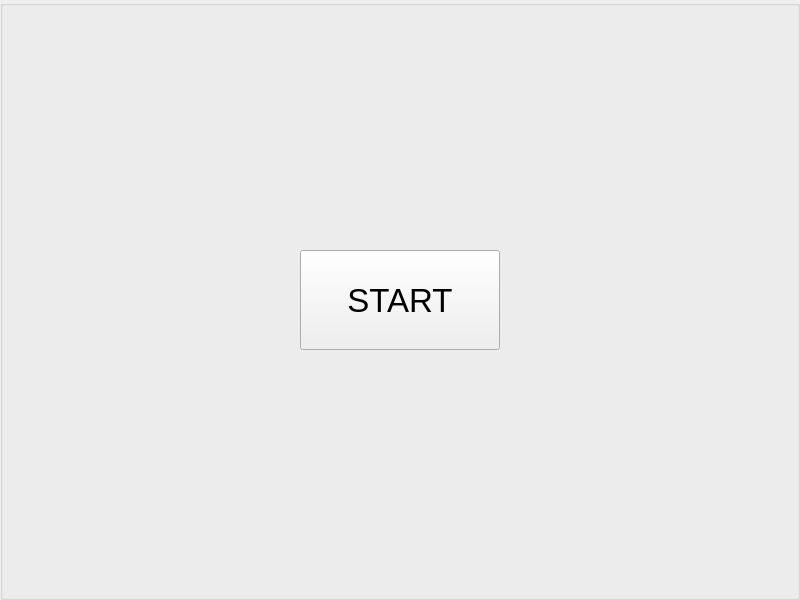
<?xml version="1.0" encoding="UTF-8"?>
<ui version="4.0">
 <class>Widget</class>
 <widget class="QWidget" name="Widget">
  <property name="geometry">
   <rect>
    <x>0</x>
    <y>0</y>
    <width>800</width>
    <height>600</height>
   </rect>
  </property>
  <property name="windowTitle">
   <string>Expert system</string>
  </property>
  <property name="autoFillBackground">
   <bool>true</bool>
  </property>
  <widget class="QGroupBox" name="Start">
   <property name="geometry">
    <rect>
     <x>0</x>
     <y>0</y>
     <width>800</width>
     <height>600</height>
    </rect>
   </property>
   <property name="autoFillBackground">
    <bool>true</bool>
   </property>
   <property name="title">
    <string/>
   </property>
   <widget class="QPushButton" name="startButton">
    <property name="geometry">
     <rect>
      <x>300</x>
      <y>250</y>
      <width>200</width>
      <height>100</height>
     </rect>
    </property>
    <property name="font">
     <font>
      <pointsize>25</pointsize>
     </font>
    </property>
    <property name="text">
     <string>START</string>
    </property>
   </widget>
  </widget>
  <widget class="QGroupBox" name="Question">
   <property name="geometry">
    <rect>
     <x>0</x>
     <y>0</y>
     <width>800</width>
     <height>600</height>
    </rect>
   </property>
   <property name="autoFillBackground">
    <bool>true</bool>
   </property>
   <property name="title">
    <string/>
   </property>
   <widget class="QWidget" name="verticalLayoutWidget">
    <property name="geometry">
     <rect>
      <x>0</x>
      <y>310</y>
      <width>801</width>
      <height>291</height>
     </rect>
    </property>
    <layout class="QVBoxLayout" name="verticalLayout">
     <property name="leftMargin">
      <number>10</number>
     </property>
     <property name="rightMargin">
      <number>10</number>
     </property>
     <item>
      <widget class="QPushButton" name="Answer_1">
       <property name="minimumSize">
        <size>
         <width>0</width>
         <height>80</height>
        </size>
       </property>
       <property name="font">
        <font>
         <pointsize>15</pointsize>
        </font>
       </property>
       <property name="text">
        <string/>
       </property>
      </widget>
     </item>
     <item>
      <widget class="QPushButton" name="Answer_2">
       <property name="minimumSize">
        <size>
         <width>0</width>
         <height>80</height>
        </size>
       </property>
       <property name="font">
        <font>
         <pointsize>15</pointsize>
        </font>
       </property>
       <property name="text">
        <string/>
       </property>
      </widget>
     </item>
     <item>
      <widget class="QPushButton" name="Answer_3">
       <property name="minimumSize">
        <size>
         <width>0</width>
         <height>80</height>
        </size>
       </property>
       <property name="font">
        <font>
         <pointsize>15</pointsize>
        </font>
       </property>
       <property name="text">
        <string/>
       </property>
      </widget>
     </item>
    </layout>
   </widget>
   <widget class="QTextEdit" name="QuestionText">
    <property name="geometry">
     <rect>
      <x>0</x>
      <y>30</y>
      <width>800</width>
      <height>270</height>
     </rect>
    </property>
    <property name="font">
     <font>
      <pointsize>25</pointsize>
     </font>
    </property>
    <property name="mouseTracking">
     <bool>true</bool>
    </property>
    <property name="layoutDirection">
     <enum>Qt::LeftToRight</enum>
    </property>
    <property name="autoFillBackground">
     <bool>true</bool>
    </property>
    <property name="styleSheet">
     <string notr="true">background-color: rgb(240, 240, 240);</string>
    </property>
    <property name="frameShape">
     <enum>QFrame::NoFrame</enum>
    </property>
    <property name="undoRedoEnabled">
     <bool>false</bool>
    </property>
    <property name="readOnly">
     <bool>true</bool>
    </property>
    <property name="textInteractionFlags">
     <set>Qt::NoTextInteraction</set>
    </property>
   </widget>
  </widget>
  <widget class="QGroupBox" name="End">
   <property name="geometry">
    <rect>
     <x>0</x>
     <y>0</y>
     <width>800</width>
     <height>600</height>
    </rect>
   </property>
   <property name="autoFillBackground">
    <bool>true</bool>
   </property>
   <property name="title">
    <string/>
   </property>
   <widget class="QPushButton" name="Restart">
    <property name="geometry">
     <rect>
      <x>200</x>
      <y>400</y>
      <width>400</width>
      <height>100</height>
     </rect>
    </property>
    <property name="font">
     <font>
      <pointsize>25</pointsize>
     </font>
    </property>
    <property name="text">
     <string>Пройти тест заново</string>
    </property>
   </widget>
   <widget class="QTextEdit" name="Recommendation">
    <property name="geometry">
     <rect>
      <x>0</x>
      <y>30</y>
      <width>800</width>
      <height>270</height>
     </rect>
    </property>
    <property name="font">
     <font>
      <pointsize>25</pointsize>
     </font>
    </property>
    <property name="mouseTracking">
     <bool>true</bool>
    </property>
    <property name="layoutDirection">
     <enum>Qt::LeftToRight</enum>
    </property>
    <property name="autoFillBackground">
     <bool>true</bool>
    </property>
    <property name="styleSheet">
     <string notr="true">background-color: rgb(240, 240, 240);</string>
    </property>
    <property name="frameShape">
     <enum>QFrame::NoFrame</enum>
    </property>
    <property name="undoRedoEnabled">
     <bool>false</bool>
    </property>
    <property name="readOnly">
     <bool>true</bool>
    </property>
    <property name="textInteractionFlags">
     <set>Qt::NoTextInteraction</set>
    </property>
   </widget>
  </widget>
  <zorder>Question</zorder>
  <zorder>End</zorder>
  <zorder>Start</zorder>
 </widget>
 <resources/>
 <connections/>
</ui>
